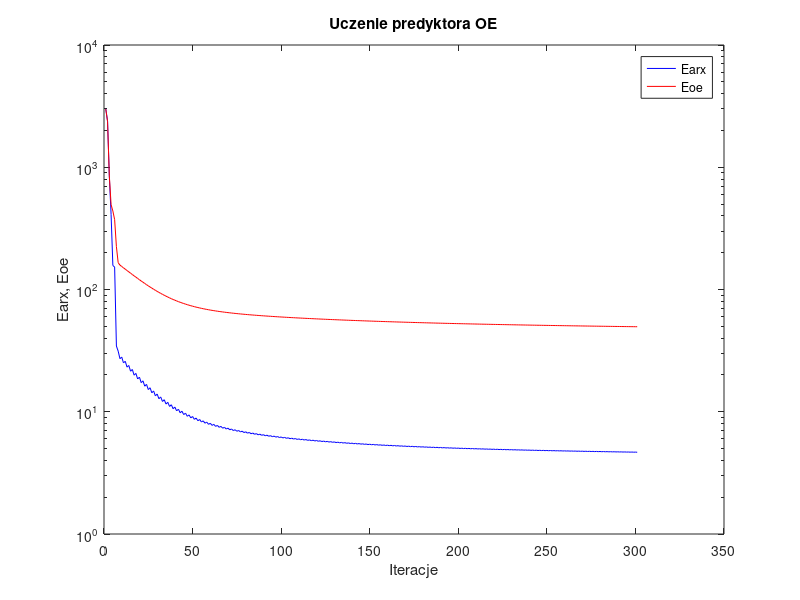
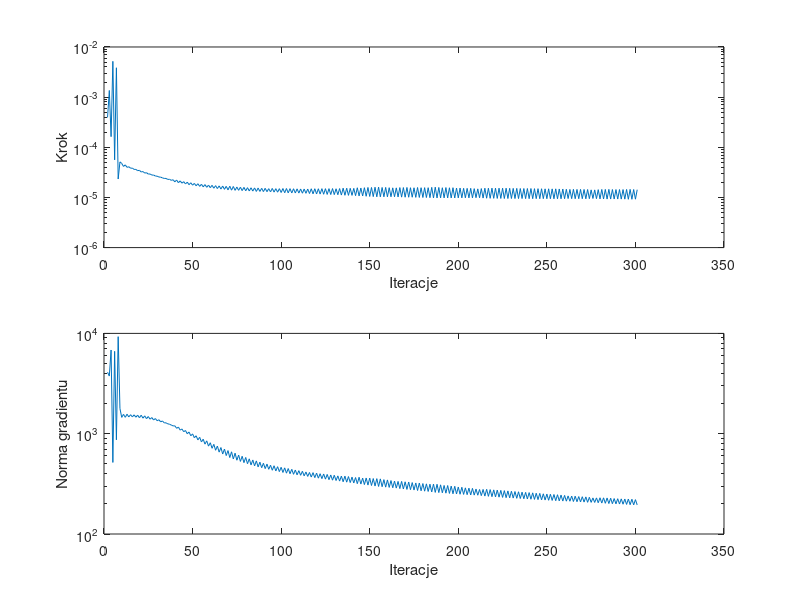

These charts were generated, in order, by the following MATLAB code:
%uczenie predyktora oe
clear all;
n=0; farx(n+1)=3.001690e+003; foe(n+1)=2.993499e+003; wspucz(n+1)=0.000000e+000; ng(n+1)=0.000000e+000;
n=1; farx(n+1)=2.386224e+003; foe(n+1)=2.373610e+003; krok(n+1)=3.933588e-004; ng(n+1)=4.100448e+003;
n=2; farx(n+1)=8.496420e+002; foe(n+1)=8.505186e+002; krok(n+1)=1.358387e-003; ng(n+1)=3.754289e+003;
n=3; farx(n+1)=4.107505e+002; foe(n+1)=4.944669e+002; krok(n+1)=1.629504e-004; ng(n+1)=6.830933e+003;
n=4; farx(n+1)=1.570475e+002; foe(n+1)=4.386308e+002; krok(n+1)=5.173682e-003; ng(n+1)=5.169832e+002;
n=5; farx(n+1)=1.526865e+002; foe(n+1)=3.730910e+002; krok(n+1)=5.618497e-005; ng(n+1)=6.625882e+003;
n=6; farx(n+1)=3.448412e+001; foe(n+1)=2.240920e+002; krok(n+1)=3.852167e-003; ng(n+1)=8.692441e+002;
n=7; farx(n+1)=3.131086e+001; foe(n+1)=1.656437e+002; krok(n+1)=2.330940e-005; ng(n+1)=9.275602e+003;
n=8; farx(n+1)=2.717449e+001; foe(n+1)=1.583365e+002; krok(n+1)=5.121654e-005; ng(n+1)=1.782110e+003;
n=9; farx(n+1)=2.801748e+001; foe(n+1)=1.543024e+002; krok(n+1)=4.766085e-005; ng(n+1)=1.454938e+003;
n=10; farx(n+1)=2.511583e+001; foe(n+1)=1.504036e+002; krok(n+1)=4.156331e-005; ng(n+1)=1.558723e+003;
n=11; farx(n+1)=2.586977e+001; foe(n+1)=1.466494e+002; krok(n+1)=4.461789e-005; ng(n+1)=1.457011e+003;
n=12; farx(n+1)=2.318226e+001; foe(n+1)=1.429563e+002; krok(n+1)=3.980988e-005; ng(n+1)=1.563843e+003;
n=13; farx(n+1)=2.392192e+001; foe(n+1)=1.394133e+002; krok(n+1)=4.095955e-005; ng(n+1)=1.469800e+003;
n=14; farx(n+1)=2.145727e+001; foe(n+1)=1.359346e+002; krok(n+1)=3.828947e-005; ng(n+1)=1.546473e+003;
n=15; farx(n+1)=2.217614e+001; foe(n+1)=1.325994e+002; krok(n+1)=3.837621e-005; ng(n+1)=1.470610e+003;
n=16; farx(n+1)=1.991730e+001; foe(n+1)=1.293332e+002; krok(n+1)=3.625046e-005; ng(n+1)=1.541963e+003;
n=17; farx(n+1)=2.060032e+001; foe(n+1)=1.262059e+002; krok(n+1)=3.621888e-005; ng(n+1)=1.459607e+003;
n=18; farx(n+1)=1.854333e+001; foe(n+1)=1.231543e+002; krok(n+1)=3.418410e-005; ng(n+1)=1.531690e+003;
n=19; farx(n+1)=1.918730e+001; foe(n+1)=1.202343e+002; krok(n+1)=3.473178e-005; ng(n+1)=1.441347e+003;
n=20; farx(n+1)=1.730037e+001; foe(n+1)=1.173952e+002; krok(n+1)=3.217628e-005; ng(n+1)=1.528940e+003;
n=21; farx(n+1)=1.790669e+001; foe(n+1)=1.146840e+002; krok(n+1)=3.282609e-005; ng(n+1)=1.428338e+003;
n=22; farx(n+1)=1.618688e+001; foe(n+1)=1.120574e+002; krok(n+1)=3.061523e-005; ng(n+1)=1.506227e+003;
n=23; farx(n+1)=1.675788e+001; foe(n+1)=1.095521e+002; krok(n+1)=3.117191e-005; ng(n+1)=1.410522e+003;
n=24; farx(n+1)=1.518370e+001; foe(n+1)=1.071327e+002; krok(n+1)=2.921834e-005; ng(n+1)=1.483113e+003;
n=25; farx(n+1)=1.572305e+001; foe(n+1)=1.048297e+002; krok(n+1)=2.936505e-005; ng(n+1)=1.394996e+003;
n=26; farx(n+1)=1.429227e+001; foe(n+1)=1.026116e+002; krok(n+1)=2.793956e-005; ng(n+1)=1.448931e+003;
n=27; farx(n+1)=1.479694e+001; foe(n+1)=1.005027e+002; krok(n+1)=2.793956e-005; ng(n+1)=1.369697e+003;
n=28; farx(n+1)=1.349057e+001; foe(n+1)=9.847702e+001; krok(n+1)=2.676955e-005; ng(n+1)=1.416006e+003;
n=29; farx(n+1)=1.396562e+001; foe(n+1)=9.655446e+001; krok(n+1)=2.648762e-005; ng(n+1)=1.346986e+003;
n=30; farx(n+1)=1.278113e+001; foe(n+1)=9.471158e+001; krok(n+1)=2.555890e-005; ng(n+1)=1.377918e+003;
n=31; farx(n+1)=1.322113e+001; foe(n+1)=9.296461e+001; krok(n+1)=2.537849e-005; ng(n+1)=1.312285e+003;
n=32; farx(n+1)=1.214125e+001; foe(n+1)=9.129374e+001; krok(n+1)=2.453672e-005; ng(n+1)=1.339269e+003;
n=33; farx(n+1)=1.254784e+001; foe(n+1)=8.971229e+001; krok(n+1)=2.394830e-005; ng(n+1)=1.282591e+003;
n=34; farx(n+1)=1.156642e+001; foe(n+1)=8.820137e+001; krok(n+1)=2.394830e-005; ng(n+1)=1.283757e+003;
n=35; farx(n+1)=1.194983e+001; foe(n+1)=8.677352e+001; krok(n+1)=2.286087e-005; ng(n+1)=1.255057e+003;
n=36; farx(n+1)=1.105584e+001; foe(n+1)=8.541134e+001; krok(n+1)=2.302585e-005; ng(n+1)=1.242099e+003;
n=37; farx(n+1)=1.141196e+001; foe(n+1)=8.412519e+001; krok(n+1)=2.190777e-005; ng(n+1)=1.219454e+003;
n=38; farx(n+1)=1.058898e+001; foe(n+1)=8.289957e+001; krok(n+1)=2.253084e-005; ng(n+1)=1.195658e+003;
n=39; farx(n+1)=1.092291e+001; foe(n+1)=8.174192e+001; krok(n+1)=2.047978e-005; ng(n+1)=1.197998e+003;
n=40; farx(n+1)=1.017560e+001; foe(n+1)=8.063803e+001; krok(n+1)=2.226608e-005; ng(n+1)=1.131940e+003;
n=41; farx(n+1)=1.048838e+001; foe(n+1)=7.959782e+001; krok(n+1)=1.964039e-005; ng(n+1)=1.164538e+003;
n=42; farx(n+1)=9.812727e+000; foe(n+1)=7.860734e+001; krok(n+1)=2.139878e-005; ng(n+1)=1.085540e+003;
n=43; farx(n+1)=1.010002e+001; foe(n+1)=7.767546e+001; krok(n+1)=1.925750e-005; ng(n+1)=1.114518e+003;
n=44; farx(n+1)=9.480841e+000; foe(n+1)=7.678848e+001; krok(n+1)=2.063495e-005; ng(n+1)=1.046972e+003;
n=45; farx(n+1)=9.747200e+000; foe(n+1)=7.595259e+001; krok(n+1)=1.858062e-005; ng(n+1)=1.075603e+003;
n=46; farx(n+1)=9.180379e+000; foe(n+1)=7.515681e+001; krok(n+1)=2.018691e-005; ng(n+1)=9.990274e+002;
n=47; farx(n+1)=9.429014e+000; foe(n+1)=7.440657e+001; krok(n+1)=1.796068e-005; ng(n+1)=1.039028e+003;
n=48; farx(n+1)=8.912078e+000; foe(n+1)=7.369253e+001; krok(n+1)=1.961746e-005; ng(n+1)=9.537308e+002;
n=49; farx(n+1)=9.142028e+000; foe(n+1)=7.301945e+001; krok(n+1)=1.755604e-005; ng(n+1)=9.958417e+002;
n=50; farx(n+1)=8.668958e+000; foe(n+1)=7.237851e+001; krok(n+1)=1.904168e-005; ng(n+1)=9.122931e+002;
n=51; farx(n+1)=8.880632e+000; foe(n+1)=7.177384e+001; krok(n+1)=1.709205e-005; ng(n+1)=9.539862e+002;
n=52; farx(n+1)=8.444987e+000; foe(n+1)=7.119694e+001; krok(n+1)=1.877358e-005; ng(n+1)=8.670658e+002;
n=53; farx(n+1)=8.644101e+000; foe(n+1)=7.065209e+001; krok(n+1)=1.663384e-005; ng(n+1)=9.205415e+002;
n=54; farx(n+1)=8.243673e+000; foe(n+1)=7.013240e+001; krok(n+1)=1.831744e-005; ng(n+1)=8.276395e+002;
n=55; farx(n+1)=8.428062e+000; foe(n+1)=6.964099e+001; krok(n+1)=1.625849e-005; ng(n+1)=8.818735e+002;
n=56; farx(n+1)=8.058343e+000; foe(n+1)=6.917131e+001; krok(n+1)=1.804864e-005; ng(n+1)=7.869381e+002;
n=57; farx(n+1)=8.231682e+000; foe(n+1)=6.872660e+001; krok(n+1)=1.592832e-005; ng(n+1)=8.484709e+002;
n=58; farx(n+1)=7.890225e+000; foe(n+1)=6.830140e+001; krok(n+1)=1.763687e-005; ng(n+1)=7.517220e+002;
n=59; farx(n+1)=8.051386e+000; foe(n+1)=6.789811e+001; krok(n+1)=1.563463e-005; ng(n+1)=8.125848e+002;
n=60; farx(n+1)=7.734017e+000; foe(n+1)=6.751161e+001; krok(n+1)=1.743790e-005; ng(n+1)=7.155476e+002;
n=61; farx(n+1)=7.885840e+000; foe(n+1)=6.714423e+001; krok(n+1)=1.527639e-005; ng(n+1)=7.833924e+002;
n=62; farx(n+1)=7.591539e+000; foe(n+1)=6.679165e+001; krok(n+1)=1.718695e-005; ng(n+1)=6.838516e+002;
n=63; farx(n+1)=7.733869e+000; foe(n+1)=6.645616e+001; krok(n+1)=1.504078e-005; ng(n+1)=7.529771e+002;
n=64; farx(n+1)=7.458778e+000; foe(n+1)=6.613349e+001; krok(n+1)=1.700240e-005; ng(n+1)=6.551287e+002;
n=65; farx(n+1)=7.593126e+000; foe(n+1)=6.582564e+001; krok(n+1)=1.470858e-005; ng(n+1)=7.278297e+002;
n=66; farx(n+1)=7.336074e+000; foe(n+1)=6.552887e+001; krok(n+1)=1.689172e-005; ng(n+1)=6.269446e+002;
n=67; farx(n+1)=7.463868e+000; foe(n+1)=6.524534e+001; krok(n+1)=1.451496e-005; ng(n+1)=7.032603e+002;
n=68; farx(n+1)=7.222652e+000; foe(n+1)=6.497189e+001; krok(n+1)=1.663384e-005; ng(n+1)=6.053291e+002;
n=69; farx(n+1)=7.342290e+000; foe(n+1)=6.470986e+001; krok(n+1)=1.416371e-005; ng(n+1)=6.788795e+002;
n=70; farx(n+1)=7.115637e+000; foe(n+1)=6.445565e+001; krok(n+1)=1.675917e-005; ng(n+1)=5.782064e+002;
n=71; farx(n+1)=7.230871e+000; foe(n+1)=6.421212e+001; krok(n+1)=1.396978e-005; ng(n+1)=6.598395e+002;
n=72; farx(n+1)=7.016623e+000; foe(n+1)=6.397613e+001; krok(n+1)=1.654527e-005; ng(n+1)=5.597921e+002;
n=73; farx(n+1)=7.127202e+000; foe(n+1)=6.374912e+001; krok(n+1)=1.384553e-005; ng(n+1)=6.395693e+002;
n=74; farx(n+1)=6.926640e+000; foe(n+1)=6.352921e+001; krok(n+1)=1.611741e-005; ng(n+1)=5.440241e+002;
n=75; farx(n+1)=7.030416e+000; foe(n+1)=6.331756e+001; krok(n+1)=1.386876e-005; ng(n+1)=6.122597e+002;
n=76; farx(n+1)=6.839677e+000; foe(n+1)=6.311164e+001; krok(n+1)=1.597838e-005; ng(n+1)=5.293240e+002;
n=77; farx(n+1)=6.939525e+000; foe(n+1)=6.291274e+001; krok(n+1)=1.368724e-005; ng(n+1)=5.957785e+002;
n=78; farx(n+1)=6.758208e+000; foe(n+1)=6.271902e+001; krok(n+1)=1.587668e-005; ng(n+1)=5.145444e+002;
n=79; farx(n+1)=6.854497e+000; foe(n+1)=6.253149e+001; krok(n+1)=1.356957e-005; ng(n+1)=5.796013e+002;
n=80; farx(n+1)=6.682333e+000; foe(n+1)=6.234877e+001; krok(n+1)=1.565988e-005; ng(n+1)=5.016865e+002;
n=81; farx(n+1)=6.774210e+000; foe(n+1)=6.217158e+001; krok(n+1)=1.346311e-005; ng(n+1)=5.616622e+002;
n=82; farx(n+1)=6.610156e+000; foe(n+1)=6.199841e+001; krok(n+1)=1.558595e-005; ng(n+1)=4.881709e+002;
n=83; farx(n+1)=6.698995e+000; foe(n+1)=6.183029e+001; krok(n+1)=1.338477e-005; ng(n+1)=5.470748e+002;
n=84; farx(n+1)=6.541400e+000; foe(n+1)=6.166592e+001; krok(n+1)=1.549259e-005; ng(n+1)=4.779116e+002;
n=85; farx(n+1)=6.627341e+000; foe(n+1)=6.150574e+001; krok(n+1)=1.317649e-005; ng(n+1)=5.356550e+002;
n=86; farx(n+1)=6.477497e+000; foe(n+1)=6.134890e+001; krok(n+1)=1.539716e-005; ng(n+1)=4.665752e+002;
n=87; farx(n+1)=6.560273e+000; foe(n+1)=6.119626e+001; krok(n+1)=1.318042e-005; ng(n+1)=5.201373e+002;
n=88; farx(n+1)=6.416662e+000; foe(n+1)=6.104659e+001; krok(n+1)=1.519948e-005; ng(n+1)=4.582042e+002;
n=89; farx(n+1)=6.496272e+000; foe(n+1)=6.090066e+001; krok(n+1)=1.308609e-005; ng(n+1)=5.070563e+002;
n=90; farx(n+1)=6.358136e+000; foe(n+1)=6.075721e+001; krok(n+1)=1.519948e-005; ng(n+1)=4.486139e+002;
n=91; farx(n+1)=6.436066e+000; foe(n+1)=6.061715e+001; krok(n+1)=1.302585e-005; ng(n+1)=4.977063e+002;
n=92; farx(n+1)=6.303471e+000; foe(n+1)=6.047966e+001; krok(n+1)=1.496592e-005; ng(n+1)=4.417642e+002;
n=93; farx(n+1)=6.377982e+000; foe(n+1)=6.034524e+001; krok(n+1)=1.290553e-005; ng(n+1)=4.851867e+002;
n=94; farx(n+1)=6.249900e+000; foe(n+1)=6.021268e+001; krok(n+1)=1.511997e-005; ng(n+1)=4.321257e+002;
n=95; farx(n+1)=6.323326e+000; foe(n+1)=6.008301e+001; krok(n+1)=1.278257e-005; ng(n+1)=4.791183e+002;
n=96; farx(n+1)=6.199918e+000; foe(n+1)=5.995540e+001; krok(n+1)=1.496592e-005; ng(n+1)=4.256348e+002;
n=97; farx(n+1)=6.271050e+000; foe(n+1)=5.983043e+001; krok(n+1)=1.273164e-005; ng(n+1)=4.689756e+002;
n=98; farx(n+1)=6.151461e+000; foe(n+1)=5.970726e+001; krok(n+1)=1.496279e-005; ng(n+1)=4.187203e+002;
n=99; farx(n+1)=6.220740e+000; foe(n+1)=5.958640e+001; krok(n+1)=1.254943e-005; ng(n+1)=4.624180e+002;
n=100; farx(n+1)=6.105027e+000; foe(n+1)=5.946709e+001; krok(n+1)=1.506057e-005; ng(n+1)=4.108050e+002;
n=101; farx(n+1)=6.172800e+000; foe(n+1)=5.935002e+001; krok(n+1)=1.240823e-005; ng(n+1)=4.564328e+002;
n=102; farx(n+1)=6.060845e+000; foe(n+1)=5.923444e+001; krok(n+1)=1.506473e-005; ng(n+1)=4.041376e+002;
n=103; farx(n+1)=6.127086e+000; foe(n+1)=5.912101e+001; krok(n+1)=1.233369e-005; ng(n+1)=4.495209e+002;
n=104; farx(n+1)=6.018835e+000; foe(n+1)=5.900903e+001; krok(n+1)=1.497616e-005; ng(n+1)=3.988607e+002;
n=105; farx(n+1)=6.083308e+000; foe(n+1)=5.889911e+001; krok(n+1)=1.229246e-005; ng(n+1)=4.415700e+002;
n=106; farx(n+1)=5.978463e+000; foe(n+1)=5.879051e+001; krok(n+1)=1.490654e-005; ng(n+1)=3.937742e+002;
n=107; farx(n+1)=6.041399e+000; foe(n+1)=5.868385e+001; krok(n+1)=1.225575e-005; ng(n+1)=4.344203e+002;
n=108; farx(n+1)=5.939593e+000; foe(n+1)=5.857846e+001; krok(n+1)=1.484241e-005; ng(n+1)=3.891416e+002;
n=109; farx(n+1)=6.001248e+000; foe(n+1)=5.847483e+001; krok(n+1)=1.222055e-005; ng(n+1)=4.282115e+002;
n=110; farx(n+1)=5.902275e+000; foe(n+1)=5.837250e+001; krok(n+1)=1.476011e-005; ng(n+1)=3.849659e+002;
n=111; farx(n+1)=5.962444e+000; foe(n+1)=5.827173e+001; krok(n+1)=1.214216e-005; ng(n+1)=4.222367e+002;
n=112; farx(n+1)=5.866624e+000; foe(n+1)=5.817214e+001; krok(n+1)=1.470858e-005; ng(n+1)=3.799359e+002;
n=113; farx(n+1)=5.925147e+000; foe(n+1)=5.807418e+001; krok(n+1)=1.209645e-005; ng(n+1)=4.153394e+002;
n=114; farx(n+1)=5.831982e+000; foe(n+1)=5.797720e+001; krok(n+1)=1.470858e-005; ng(n+1)=3.751446e+002;
n=115; farx(n+1)=5.889025e+000; foe(n+1)=5.788178e+001; krok(n+1)=1.197415e-005; ng(n+1)=4.103144e+002;
n=116; farx(n+1)=5.797859e+000; foe(n+1)=5.778711e+001; krok(n+1)=1.489515e-005; ng(n+1)=3.696171e+002;
n=117; farx(n+1)=5.854314e+000; foe(n+1)=5.769382e+001; krok(n+1)=1.181238e-005; ng(n+1)=4.090278e+002;
n=118; farx(n+1)=5.765552e+000; foe(n+1)=5.760150e+001; krok(n+1)=1.491645e-005; ng(n+1)=3.650186e+002;
n=119; farx(n+1)=5.820789e+000; foe(n+1)=5.751050e+001; krok(n+1)=1.171829e-005; ng(n+1)=4.046448e+002;
n=120; farx(n+1)=5.734618e+000; foe(n+1)=5.742037e+001; krok(n+1)=1.490654e-005; ng(n+1)=3.603813e+002;
n=121; farx(n+1)=5.788570e+000; foe(n+1)=5.733168e+001; krok(n+1)=1.168144e-005; ng(n+1)=3.991397e+002;
n=122; farx(n+1)=5.704184e+000; foe(n+1)=5.724376e+001; krok(n+1)=1.496279e-005; ng(n+1)=3.564461e+002;
n=123; farx(n+1)=5.757392e+000; foe(n+1)=5.715700e+001; krok(n+1)=1.157184e-005; ng(n+1)=3.968482e+002;
n=124; farx(n+1)=5.675128e+000; foe(n+1)=5.707118e+001; krok(n+1)=1.496279e-005; ng(n+1)=3.524469e+002;
n=125; farx(n+1)=5.727149e+000; foe(n+1)=5.698645e+001; krok(n+1)=1.148323e-005; ng(n+1)=3.927114e+002;
n=126; farx(n+1)=5.647166e+000; foe(n+1)=5.690252e+001; krok(n+1)=1.497616e-005; ng(n+1)=3.480410e+002;
n=127; farx(n+1)=5.697982e+000; foe(n+1)=5.681982e+001; krok(n+1)=1.143043e-005; ng(n+1)=3.879309e+002;
n=128; farx(n+1)=5.619757e+000; foe(n+1)=5.673779e+001; krok(n+1)=1.503456e-005; ng(n+1)=3.441101e+002;
n=129; farx(n+1)=5.669966e+000; foe(n+1)=5.665686e+001; krok(n+1)=1.138585e-005; ng(n+1)=3.852724e+002;
n=130; farx(n+1)=5.593799e+000; foe(n+1)=5.657686e+001; krok(n+1)=1.489515e-005; ng(n+1)=3.413604e+002;
n=131; farx(n+1)=5.642533e+000; foe(n+1)=5.649792e+001; krok(n+1)=1.132635e-005; ng(n+1)=3.796666e+002;
n=132; farx(n+1)=5.568007e+000; foe(n+1)=5.641953e+001; krok(n+1)=1.503456e-005; ng(n+1)=3.369564e+002;
n=133; farx(n+1)=5.615743e+000; foe(n+1)=5.634216e+001; krok(n+1)=1.115447e-005; ng(n+1)=3.778270e+002;
n=134; farx(n+1)=5.542665e+000; foe(n+1)=5.626512e+001; krok(n+1)=1.530281e-005; ng(n+1)=3.318730e+002;
n=135; farx(n+1)=5.590065e+000; foe(n+1)=5.618911e+001; krok(n+1)=1.104492e-005; ng(n+1)=3.775635e+002;
n=136; farx(n+1)=5.518677e+000; foe(n+1)=5.611381e+001; krok(n+1)=1.527191e-005; ng(n+1)=3.287861e+002;
n=137; farx(n+1)=5.565180e+000; foe(n+1)=5.603946e+001; krok(n+1)=1.100843e-005; ng(n+1)=3.738463e+002;
n=138; farx(n+1)=5.495617e+000; foe(n+1)=5.596585e+001; krok(n+1)=1.519948e-005; ng(n+1)=3.257476e+002;
n=139; farx(n+1)=5.541089e+000; foe(n+1)=5.589322e+001; krok(n+1)=1.099884e-005; ng(n+1)=3.691096e+002;
n=140; farx(n+1)=5.473098e+000; foe(n+1)=5.582124e+001; krok(n+1)=1.516275e-005; ng(n+1)=3.228372e+002;
n=141; farx(n+1)=5.517239e+000; foe(n+1)=5.575018e+001; krok(n+1)=1.085468e-005; ng(n+1)=3.655159e+002;
n=142; farx(n+1)=5.450169e+000; foe(n+1)=5.567918e+001; krok(n+1)=1.558957e-005; ng(n+1)=3.175803e+002;
n=143; farx(n+1)=5.494408e+000; foe(n+1)=5.560899e+001; krok(n+1)=1.071362e-005; ng(n+1)=3.679320e+002;
n=144; farx(n+1)=5.429392e+000; foe(n+1)=5.553958e+001; krok(n+1)=1.539716e-005; ng(n+1)=3.149074e+002;
n=145; farx(n+1)=5.472062e+000; foe(n+1)=5.547126e+001; krok(n+1)=1.069939e-005; ng(n+1)=3.609172e+002;
n=146; farx(n+1)=5.408000e+000; foe(n+1)=5.540303e+001; krok(n+1)=1.564369e-005; ng(n+1)=3.110001e+002;
n=147; farx(n+1)=5.450300e+000; foe(n+1)=5.533570e+001; krok(n+1)=1.055114e-005; ng(n+1)=3.615717e+002;
n=148; farx(n+1)=5.387371e+000; foe(n+1)=5.526868e+001; krok(n+1)=1.580481e-005; ng(n+1)=3.074196e+002;
n=149; farx(n+1)=5.429197e+000; foe(n+1)=5.520245e+001; krok(n+1)=1.046329e-005; ng(n+1)=3.607210e+002;
n=150; farx(n+1)=5.367709e+000; foe(n+1)=5.513678e+001; krok(n+1)=1.579136e-005; ng(n+1)=3.044797e+002;
n=151; farx(n+1)=5.408535e+000; foe(n+1)=5.507194e+001; krok(n+1)=1.039083e-005; ng(n+1)=3.572009e+002;
n=152; farx(n+1)=5.348140e+000; foe(n+1)=5.500733e+001; krok(n+1)=1.597838e-005; ng(n+1)=3.008112e+002;
n=153; farx(n+1)=5.388489e+000; foe(n+1)=5.494352e+001; krok(n+1)=1.030147e-005; ng(n+1)=3.564114e+002;
n=154; farx(n+1)=5.329249e+000; foe(n+1)=5.488014e+001; krok(n+1)=1.604172e-005; ng(n+1)=2.978569e+002;
n=155; farx(n+1)=5.369187e+000; foe(n+1)=5.481748e+001; krok(n+1)=1.029142e-005; ng(n+1)=3.544353e+002;
n=156; farx(n+1)=5.311526e+000; foe(n+1)=5.475567e+001; krok(n+1)=1.579136e-005; ng(n+1)=2.961366e+002;
n=157; farx(n+1)=5.350281e+000; foe(n+1)=5.469460e+001; krok(n+1)=1.030147e-005; ng(n+1)=3.483965e+002;
n=158; farx(n+1)=5.293762e+000; foe(n+1)=5.463394e+001; krok(n+1)=1.583652e-005; ng(n+1)=2.932669e+002;
n=159; farx(n+1)=5.332043e+000; foe(n+1)=5.457400e+001; krok(n+1)=1.029142e-005; ng(n+1)=3.461095e+002;
n=160; farx(n+1)=5.276918e+000; foe(n+1)=5.451475e+001; krok(n+1)=1.564369e-005; ng(n+1)=2.914313e+002;
n=161; farx(n+1)=5.314280e+000; foe(n+1)=5.445622e+001; krok(n+1)=1.031748e-005; ng(n+1)=3.409944e+002;
n=162; farx(n+1)=5.260428e+000; foe(n+1)=5.439821e+001; krok(n+1)=1.553627e-005; ng(n+1)=2.892356e+002;
n=163; farx(n+1)=5.296980e+000; foe(n+1)=5.434095e+001; krok(n+1)=1.031835e-005; ng(n+1)=3.368502e+002;
n=164; farx(n+1)=5.244151e+000; foe(n+1)=5.428409e+001; krok(n+1)=1.552186e-005; ng(n+1)=2.868917e+002;
n=165; farx(n+1)=5.279947e+000; foe(n+1)=5.422789e+001; krok(n+1)=1.023989e-005; ng(n+1)=3.343890e+002;
n=166; farx(n+1)=5.227897e+000; foe(n+1)=5.417188e+001; krok(n+1)=1.572983e-005; ng(n+1)=2.836080e+002;
n=167; farx(n+1)=5.263373e+000; foe(n+1)=5.411644e+001; krok(n+1)=1.014423e-005; ng(n+1)=3.344349e+002;
n=168; farx(n+1)=5.212433e+000; foe(n+1)=5.406141e+001; krok(n+1)=1.573332e-005; ng(n+1)=2.809535e+002;
n=169; farx(n+1)=5.247198e+000; foe(n+1)=5.400704e+001; krok(n+1)=1.010485e-005; ng(n+1)=3.314394e+002;
n=170; farx(n+1)=5.197163e+000; foe(n+1)=5.395295e+001; krok(n+1)=1.580519e-005; ng(n+1)=2.782740e+002;
n=171; farx(n+1)=5.231582e+000; foe(n+1)=5.389948e+001; krok(n+1)=1.009346e-005; ng(n+1)=3.297980e+002;
n=172; farx(n+1)=5.182639e+000; foe(n+1)=5.384661e+001; krok(n+1)=1.563162e-005; ng(n+1)=2.766874e+002;
n=173; farx(n+1)=5.216302e+000; foe(n+1)=5.379430e+001; krok(n+1)=1.010255e-005; ng(n+1)=3.256239e+002;
n=174; farx(n+1)=5.168327e+000; foe(n+1)=5.374244e+001; krok(n+1)=1.558595e-005; ng(n+1)=2.745459e+002;
n=175; farx(n+1)=5.201227e+000; foe(n+1)=5.369112e+001; krok(n+1)=1.003721e-005; ng(n+1)=3.227348e+002;
n=176; farx(n+1)=5.154015e+000; foe(n+1)=5.363995e+001; krok(n+1)=1.577348e-005; ng(n+1)=2.714174e+002;
n=177; farx(n+1)=5.186693e+000; foe(n+1)=5.358934e+001; krok(n+1)=9.999543e-006; ng(n+1)=3.222118e+002;
n=178; farx(n+1)=5.140475e+000; foe(n+1)=5.353926e+001; krok(n+1)=1.563162e-005; ng(n+1)=2.698642e+002;
n=179; farx(n+1)=5.172379e+000; foe(n+1)=5.348970e+001; krok(n+1)=9.975945e-006; ng(n+1)=3.184313e+002;
n=180; farx(n+1)=5.127058e+000; foe(n+1)=5.344039e+001; krok(n+1)=1.568168e-005; ng(n+1)=2.673450e+002;
n=181; farx(n+1)=5.158485e+000; foe(n+1)=5.339169e+001; krok(n+1)=9.955536e-006; ng(n+1)=3.161798e+002;
n=182; farx(n+1)=5.113987e+000; foe(n+1)=5.334331e+001; krok(n+1)=1.564369e-005; ng(n+1)=2.655152e+002;
n=183; farx(n+1)=5.144752e+000; foe(n+1)=5.329547e+001; krok(n+1)=9.888364e-006; ng(n+1)=3.137307e+002;
n=184; farx(n+1)=5.100809e+000; foe(n+1)=5.324770e+001; krok(n+1)=1.587668e-005; ng(n+1)=2.626308e+002;
n=185; farx(n+1)=5.131279e+000; foe(n+1)=5.320038e+001; krok(n+1)=9.772716e-006; ng(n+1)=3.142391e+002;
n=186; farx(n+1)=5.088071e+000; foe(n+1)=5.315323e+001; krok(n+1)=1.602043e-005; ng(n+1)=2.598951e+002;
n=187; farx(n+1)=5.118314e+000; foe(n+1)=5.310660e+001; krok(n+1)=9.766516e-006; ng(n+1)=3.132289e+002;
n=188; farx(n+1)=5.075996e+000; foe(n+1)=5.306051e+001; krok(n+1)=1.581864e-005; ng(n+1)=2.588146e+002;
n=189; farx(n+1)=5.105685e+000; foe(n+1)=5.301486e+001; krok(n+1)=9.809075e-006; ng(n+1)=3.091972e+002;
n=190; farx(n+1)=5.064304e+000; foe(n+1)=5.296976e+001; krok(n+1)=1.560740e-005; ng(n+1)=2.576543e+002;
n=191; farx(n+1)=5.093218e+000; foe(n+1)=5.292511e+001; krok(n+1)=9.806150e-006; ng(n+1)=3.047374e+002;
n=192; farx(n+1)=5.052410e+000; foe(n+1)=5.288067e+001; krok(n+1)=1.572983e-005; ng(n+1)=2.553477e+002;
n=193; farx(n+1)=5.081100e+000; foe(n+1)=5.283660e+001; krok(n+1)=9.766516e-006; ng(n+1)=3.042722e+002;
n=194; farx(n+1)=5.041190e+000; foe(n+1)=5.279299e+001; krok(n+1)=1.558595e-005; ng(n+1)=2.538176e+002;
n=195; farx(n+1)=5.069215e+000; foe(n+1)=5.274984e+001; krok(n+1)=9.772716e-006; ng(n+1)=3.001854e+002;
n=196; farx(n+1)=5.029908e+000; foe(n+1)=5.270692e+001; krok(n+1)=1.563162e-005; ng(n+1)=2.518632e+002;
n=197; farx(n+1)=5.057688e+000; foe(n+1)=5.266439e+001; krok(n+1)=9.766516e-006; ng(n+1)=2.989686e+002;
n=198; farx(n+1)=5.019309e+000; foe(n+1)=5.262235e+001; krok(n+1)=1.539716e-005; ng(n+1)=2.507262e+002;
n=199; farx(n+1)=5.046395e+000; foe(n+1)=5.258080e+001; krok(n+1)=9.808732e-006; ng(n+1)=2.940183e+002;
n=200; farx(n+1)=5.008591e+000; foe(n+1)=5.253948e+001; krok(n+1)=1.538457e-005; ng(n+1)=2.491319e+002;
n=201; farx(n+1)=5.035403e+000; foe(n+1)=5.249855e+001; krok(n+1)=9.809075e-006; ng(n+1)=2.923998e+002;
n=202; farx(n+1)=4.998385e+000; foe(n+1)=5.245805e+001; krok(n+1)=1.519948e-005; ng(n+1)=2.481661e+002;
n=203; farx(n+1)=5.024618e+000; foe(n+1)=5.241795e+001; krok(n+1)=9.836241e-006; ng(n+1)=2.884565e+002;
n=204; farx(n+1)=4.988200e+000; foe(n+1)=5.237813e+001; krok(n+1)=1.516275e-005; ng(n+1)=2.467474e+002;
n=205; farx(n+1)=5.014015e+000; foe(n+1)=5.233868e+001; krok(n+1)=9.808732e-006; ng(n+1)=2.864069e+002;
n=206; farx(n+1)=4.978145e+000; foe(n+1)=5.229945e+001; krok(n+1)=1.519696e-005; ng(n+1)=2.450921e+002;
n=207; farx(n+1)=5.003727e+000; foe(n+1)=5.226056e+001; krok(n+1)=9.809075e-006; ng(n+1)=2.850133e+002;
n=208; farx(n+1)=4.968657e+000; foe(n+1)=5.222208e+001; krok(n+1)=1.497616e-005; ng(n+1)=2.442629e+002;
n=209; farx(n+1)=4.993713e+000; foe(n+1)=5.218402e+001; krok(n+1)=9.884595e-006; ng(n+1)=2.805319e+002;
n=210; farx(n+1)=4.959208e+000; foe(n+1)=5.214630e+001; krok(n+1)=1.482924e-005; ng(n+1)=2.435912e+002;
n=211; farx(n+1)=4.983711e+000; foe(n+1)=5.210889e+001; krok(n+1)=9.841122e-006; ng(n+1)=2.778336e+002;
n=212; farx(n+1)=4.949593e+000; foe(n+1)=5.207158e+001; krok(n+1)=1.502405e-005; ng(n+1)=2.413531e+002;
n=213; farx(n+1)=4.973822e+000; foe(n+1)=5.203455e+001; krok(n+1)=9.716744e-006; ng(n+1)=2.781955e+002;
n=214; farx(n+1)=4.940100e+000; foe(n+1)=5.199757e+001; krok(n+1)=1.526516e-005; ng(n+1)=2.388537e+002;
n=215; farx(n+1)=4.964204e+000; foe(n+1)=5.196089e+001; krok(n+1)=9.645404e-006; ng(n+1)=2.788622e+002;
n=216; farx(n+1)=4.931005e+000; foe(n+1)=5.192446e+001; krok(n+1)=1.526516e-005; ng(n+1)=2.373941e+002;
n=217; farx(n+1)=4.954721e+000; foe(n+1)=5.188832e+001; krok(n+1)=9.602384e-006; ng(n+1)=2.771720e+002;
n=218; farx(n+1)=4.922080e+000; foe(n+1)=5.185233e+001; krok(n+1)=1.530761e-005; ng(n+1)=2.355872e+002;
n=219; farx(n+1)=4.945502e+000; foe(n+1)=5.181673e+001; krok(n+1)=9.598928e-006; ng(n+1)=2.753965e+002;
n=220; farx(n+1)=4.913300e+000; foe(n+1)=5.178134e+001; krok(n+1)=1.527191e-005; ng(n+1)=2.345186e+002;
n=221; farx(n+1)=4.936398e+000; foe(n+1)=5.174623e+001; krok(n+1)=9.564320e-006; ng(n+1)=2.739646e+002;
n=222; farx(n+1)=4.904712e+000; foe(n+1)=5.171132e+001; krok(n+1)=1.528126e-005; ng(n+1)=2.329803e+002;
n=223; farx(n+1)=4.927489e+000; foe(n+1)=5.167673e+001; krok(n+1)=9.549067e-006; ng(n+1)=2.721707e+002;
n=224; farx(n+1)=4.896254e+000; foe(n+1)=5.164233e+001; krok(n+1)=1.527639e-005; ng(n+1)=2.316820e+002;
n=225; farx(n+1)=4.918725e+000; foe(n+1)=5.160821e+001; krok(n+1)=9.520842e-006; ng(n+1)=2.707034e+002;
n=226; farx(n+1)=4.887971e+000; foe(n+1)=5.157428e+001; krok(n+1)=1.527641e-005; ng(n+1)=2.302606e+002;
n=227; farx(n+1)=4.910161e+000; foe(n+1)=5.154066e+001; krok(n+1)=9.515478e-006; ng(n+1)=2.689798e+002;
n=228; farx(n+1)=4.879907e+000; foe(n+1)=5.150726e+001; krok(n+1)=1.519948e-005; ng(n+1)=2.291822e+002;
n=229; farx(n+1)=4.901767e+000; foe(n+1)=5.147417e+001; krok(n+1)=9.524283e-006; ng(n+1)=2.666669e+002;
n=230; farx(n+1)=4.871931e+000; foe(n+1)=5.144129e+001; krok(n+1)=1.515663e-005; ng(n+1)=2.281417e+002;
n=231; farx(n+1)=4.893494e+000; foe(n+1)=5.140866e+001; krok(n+1)=9.504428e-006; ng(n+1)=2.651027e+002;
n=232; farx(n+1)=4.864083e+000; foe(n+1)=5.137623e+001; krok(n+1)=1.515663e-005; ng(n+1)=2.268466e+002;
n=233; farx(n+1)=4.885401e+000; foe(n+1)=5.134404e+001; krok(n+1)=9.497821e-006; ng(n+1)=2.636589e+002;
n=234; farx(n+1)=4.856475e+000; foe(n+1)=5.131210e+001; krok(n+1)=1.506473e-005; ng(n+1)=2.258442e+002;
n=235; farx(n+1)=4.877445e+000; foe(n+1)=5.128043e+001; krok(n+1)=9.504428e-006; ng(n+1)=2.612535e+002;
n=236; farx(n+1)=4.848887e+000; foe(n+1)=5.124895e+001; krok(n+1)=1.506057e-005; ng(n+1)=2.247049e+002;
n=237; farx(n+1)=4.869608e+000; foe(n+1)=5.121768e+001; krok(n+1)=9.477328e-006; ng(n+1)=2.600923e+002;
n=238; farx(n+1)=4.841450e+000; foe(n+1)=5.118660e+001; krok(n+1)=1.506057e-005; ng(n+1)=2.234445e+002;
n=239; farx(n+1)=4.861903e+000; foe(n+1)=5.115574e+001; krok(n+1)=9.456357e-006; ng(n+1)=2.586795e+002;
n=240; farx(n+1)=4.834135e+000; foe(n+1)=5.112507e+001; krok(n+1)=1.506057e-005; ng(n+1)=2.221992e+002;
n=241; farx(n+1)=4.854360e+000; foe(n+1)=5.109462e+001; krok(n+1)=9.451001e-006; ng(n+1)=2.572838e+002;
n=242; farx(n+1)=4.827044e+000; foe(n+1)=5.106439e+001; krok(n+1)=1.496592e-005; ng(n+1)=2.212440e+002;
n=243; farx(n+1)=4.846949e+000; foe(n+1)=5.103442e+001; krok(n+1)=9.464566e-006; ng(n+1)=2.549001e+002;
n=244; farx(n+1)=4.819939e+000; foe(n+1)=5.100462e+001; krok(n+1)=1.496279e-005; ng(n+1)=2.202380e+002;
n=245; farx(n+1)=4.839632e+000; foe(n+1)=5.097499e+001; krok(n+1)=9.433029e-006; ng(n+1)=2.540200e+002;
n=246; farx(n+1)=4.813087e+000; foe(n+1)=5.094556e+001; krok(n+1)=1.490654e-005; ng(n+1)=2.190230e+002;
n=247; farx(n+1)=4.832487e+000; foe(n+1)=5.091639e+001; krok(n+1)=9.456357e-006; ng(n+1)=2.516422e+002;
n=248; farx(n+1)=4.806286e+000; foe(n+1)=5.088739e+001; krok(n+1)=1.484241e-005; ng(n+1)=2.182007e+002;
n=249; farx(n+1)=4.825407e+000; foe(n+1)=5.085861e+001; krok(n+1)=9.434846e-006; ng(n+1)=2.500709e+002;
n=250; farx(n+1)=4.799551e+000; foe(n+1)=5.082994e+001; krok(n+1)=1.486954e-005; ng(n+1)=2.169062e+002;
n=251; farx(n+1)=4.818494e+000; foe(n+1)=5.080151e+001; krok(n+1)=9.433029e-006; ng(n+1)=2.489255e+002;
n=252; farx(n+1)=4.792943e+000; foe(n+1)=5.077325e+001; krok(n+1)=1.481560e-005; ng(n+1)=2.161455e+002;
n=253; farx(n+1)=4.811633e+000; foe(n+1)=5.074517e+001; krok(n+1)=9.405221e-006; ng(n+1)=2.476206e+002;
n=254; farx(n+1)=4.786425e+000; foe(n+1)=5.071722e+001; krok(n+1)=1.484032e-005; ng(n+1)=2.148514e+002;
n=255; farx(n+1)=4.804922e+000; foe(n+1)=5.068948e+001; krok(n+1)=9.399927e-006; ng(n+1)=2.463975e+002;
n=256; farx(n+1)=4.780081e+000; foe(n+1)=5.066191e+001; krok(n+1)=1.476242e-005; ng(n+1)=2.139983e+002;
n=257; farx(n+1)=4.798310e+000; foe(n+1)=5.063456e+001; krok(n+1)=9.405221e-006; ng(n+1)=2.444249e+002;
n=258; farx(n+1)=4.773830e+000; foe(n+1)=5.060734e+001; krok(n+1)=1.470858e-005; ng(n+1)=2.130267e+002;
n=259; farx(n+1)=4.791854e+000; foe(n+1)=5.058036e+001; krok(n+1)=9.433029e-006; ng(n+1)=2.425766e+002;
n=260; farx(n+1)=4.767776e+000; foe(n+1)=5.055355e+001; krok(n+1)=1.453926e-005; ng(n+1)=2.125009e+002;
n=261; farx(n+1)=4.785542e+000; foe(n+1)=5.052701e+001; krok(n+1)=9.497821e-006; ng(n+1)=2.397599e+002;
n=262; farx(n+1)=4.761670e+000; foe(n+1)=5.050064e+001; krok(n+1)=1.444886e-005; ng(n+1)=2.122033e+002;
n=263; farx(n+1)=4.779216e+000; foe(n+1)=5.047438e+001; krok(n+1)=9.456357e-006; ng(n+1)=2.388358e+002;
n=264; farx(n+1)=4.755623e+000; foe(n+1)=5.044826e+001; krok(n+1)=1.451496e-005; ng(n+1)=2.108445e+002;
n=265; farx(n+1)=4.773016e+000; foe(n+1)=5.042227e+001; krok(n+1)=9.433029e-006; ng(n+1)=2.381461e+002;
n=266; farx(n+1)=4.749775e+000; foe(n+1)=5.039646e+001; krok(n+1)=1.445172e-005; ng(n+1)=2.099016e+002;
n=267; farx(n+1)=4.766899e+000; foe(n+1)=5.037083e+001; krok(n+1)=9.434846e-006; ng(n+1)=2.361577e+002;
n=268; farx(n+1)=4.743912e+000; foe(n+1)=5.034529e+001; krok(n+1)=1.447119e-005; ng(n+1)=2.088499e+002;
n=269; farx(n+1)=4.760910e+000; foe(n+1)=5.031993e+001; krok(n+1)=9.433029e-006; ng(n+1)=2.353408e+002;
n=270; farx(n+1)=4.738147e+000; foe(n+1)=5.029474e+001; krok(n+1)=1.442554e-005; ng(n+1)=2.082284e+002;
n=271; farx(n+1)=4.754945e+000; foe(n+1)=5.026965e+001; krok(n+1)=9.399927e-006; ng(n+1)=2.343993e+002;
n=272; farx(n+1)=4.732565e+000; foe(n+1)=5.024470e+001; krok(n+1)=1.438760e-005; ng(n+1)=2.070192e+002;
n=273; farx(n+1)=4.749163e+000; foe(n+1)=5.021996e+001; krok(n+1)=9.451001e-006; ng(n+1)=2.321911e+002;
n=274; farx(n+1)=4.727175e+000; foe(n+1)=5.019538e+001; krok(n+1)=1.416371e-005; ng(n+1)=2.067121e+002;
n=275; farx(n+1)=4.743487e+000; foe(n+1)=5.017106e+001; krok(n+1)=9.531630e-006; ng(n+1)=2.288783e+002;
n=276; farx(n+1)=4.721586e+000; foe(n+1)=5.014684e+001; krok(n+1)=1.414532e-005; ng(n+1)=2.063981e+002;
n=277; farx(n+1)=4.737770e+000; foe(n+1)=5.012270e+001; krok(n+1)=9.456672e-006; ng(n+1)=2.290728e+002;
n=278; farx(n+1)=4.716013e+000; foe(n+1)=5.009867e+001; krok(n+1)=1.430061e-005; ng(n+1)=2.049948e+002;
n=279; farx(n+1)=4.732087e+000; foe(n+1)=5.007468e+001; krok(n+1)=9.359580e-006; ng(n+1)=2.297375e+002;
n=280; farx(n+1)=4.710576e+000; foe(n+1)=5.005079e+001; krok(n+1)=1.442554e-005; ng(n+1)=2.034065e+002;
n=281; farx(n+1)=4.726519e+000; foe(n+1)=5.002700e+001; krok(n+1)=9.322149e-006; ng(n+1)=2.293662e+002;
n=282; farx(n+1)=4.705238e+000; foe(n+1)=5.000335e+001; krok(n+1)=1.444886e-005; ng(n+1)=2.023774e+002;
n=283; farx(n+1)=4.720996e+000; foe(n+1)=4.997980e+001; krok(n+1)=9.282697e-006; ng(n+1)=2.285604e+002;
n=284; farx(n+1)=4.699992e+000; foe(n+1)=4.995633e+001; krok(n+1)=1.448140e-005; ng(n+1)=2.011353e+002;
n=285; farx(n+1)=4.715603e+000; foe(n+1)=4.993303e+001; krok(n+1)=9.290308e-006; ng(n+1)=2.273758e+002;
n=286; farx(n+1)=4.694869e+000; foe(n+1)=4.990985e+001; krok(n+1)=1.438760e-005; ng(n+1)=2.005304e+002;
n=287; farx(n+1)=4.710284e+000; foe(n+1)=4.988684e+001; krok(n+1)=9.309975e-006; ng(n+1)=2.256014e+002;
n=288; farx(n+1)=4.689733e+000; foe(n+1)=4.986393e+001; krok(n+1)=1.436371e-005; ng(n+1)=1.998799e+002;
n=289; farx(n+1)=4.705010e+000; foe(n+1)=4.984114e+001; krok(n+1)=9.290308e-006; ng(n+1)=2.248720e+002;
n=290; farx(n+1)=4.684670e+000; foe(n+1)=4.981846e+001; krok(n+1)=1.436371e-005; ng(n+1)=1.990098e+002;
n=291; farx(n+1)=4.699797e+000; foe(n+1)=4.979589e+001; krok(n+1)=9.272806e-006; ng(n+1)=2.240041e+002;
n=292; farx(n+1)=4.679671e+000; foe(n+1)=4.977342e+001; krok(n+1)=1.436371e-005; ng(n+1)=1.981201e+002;
n=293; farx(n+1)=4.694642e+000; foe(n+1)=4.975108e+001; krok(n+1)=9.254712e-006; ng(n+1)=2.230763e+002;
n=294; farx(n+1)=4.674657e+000; foe(n+1)=4.972882e+001; krok(n+1)=1.442554e-005; ng(n+1)=1.971980e+002;
n=295; farx(n+1)=4.689510e+000; foe(n+1)=4.970662e+001; krok(n+1)=9.195979e-006; ng(n+1)=2.230770e+002;
n=296; farx(n+1)=4.669767e+000; foe(n+1)=4.968452e+001; krok(n+1)=1.447119e-005; ng(n+1)=1.959889e+002;
n=297; farx(n+1)=4.684477e+000; foe(n+1)=4.966255e+001; krok(n+1)=9.188990e-006; ng(n+1)=2.220891e+002;
n=298; farx(n+1)=4.665017e+000; foe(n+1)=4.964066e+001; krok(n+1)=1.438760e-005; ng(n+1)=1.952308e+002;
n=299; farx(n+1)=4.679553e+000; foe(n+1)=4.961897e+001; krok(n+1)=9.233149e-006; ng(n+1)=2.200779e+002;
n=300; farx(n+1)=4.660283e+000; foe(n+1)=4.959737e+001; krok(n+1)=1.428638e-005; ng(n+1)=1.948909e+002;

figure; semilogy(farx,'b'); hold on; semilogy(foe,'r'); xlabel('Iteracje'); ylabel('Earx, Eoe'); legend('Earx','Eoe'); title('Uczenie predyktora OE');
figure; subplot(2,1,1); semilogy(krok); xlabel('Iteracje'); ylabel('Krok');
subplot(2,1,2); semilogy(ng); xlabel('Iteracje'); ylabel('Norma gradientu');
Earx=farx(n+1)
Eoe=foe(n+1)
